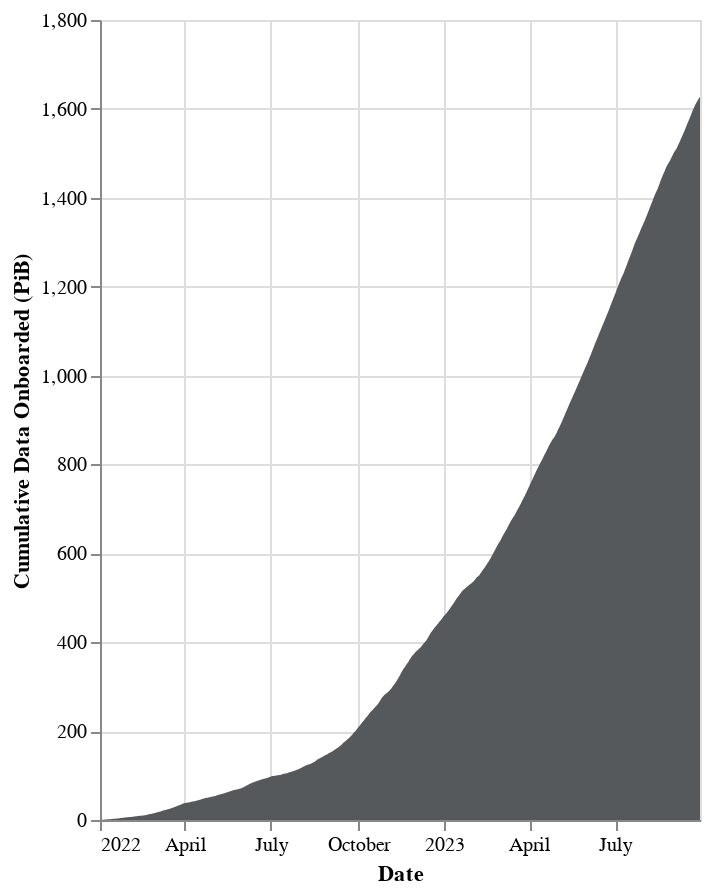

Notebook source saved alongside this figure:
### Code cell
# | output: true

display(Markdown(f"### Cumulative Data Onboarded"))

df["cumulative_data"] = df["onboarded_tibs"].cumsum()

alt.Chart(df).mark_area().encode(
    x=alt.X("date:T", title="Date"),
    y=alt.Y("cumulative_data:Q", title="Cumulative Data Onboarded (PiB)"),
    color=alt.value("#55595c"),
    tooltip=[
        alt.Tooltip("date:T", title="Date"),
        alt.Tooltip("cumulative_data:Q",
                    title="Cumulative Data Onboarded (PiB)"),
    ],
).properties(
    width="container",
    height=400,
)

### Figure 1 — Vega-Lite specification as saved in the notebook (floating-point values rounded to 4 significant figures; data arrays with more than 128 entries replaced by an {"elided": "..."} marker saying what was removed)
{"config": {"view": {"continuousWidth": 300, "continuousHeight": 300}}, "data": {"name": "data-e09cc6c3dc9123ba716cb354ce2b87e3"}, "mark": {"type": "area"}, "encoding": {"color": {"value": "#55595c"}, "tooltip": [{"field": "date", "title": "Date", "type": "temporal"}, {"field": "cumulative_data", "title": "Cumulative Data Onboarded (PiB)", "type": "quantitative"}], "x": {"field": "date", "title": "Date", "type": "temporal"}, "y": {"field": "cumulative_data", "title": "Cumulative Data Onboarded (PiB)", "type": "quantitative"}}, "height": 400, "width": "container", "$schema": "https://vega.github.io/schema/vega-lite/v5.14.1.json", "datasets": {"data-e09cc6c3dc9123ba716cb354ce2b87e3": {"elided": "637 records"}}}
